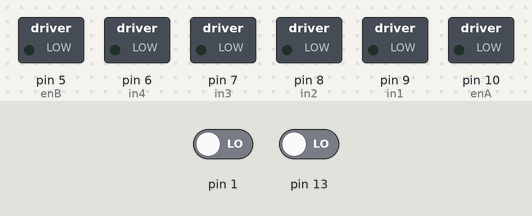
Simulated run of this sketch. Board: Arduino Uno, built with avr-gcc and run on an emulated ATmega328P. On the bench: switched loads named in the sketch (green lamp = pin HIGH). The inputs (shaded band) are chosen by the test bench; at power-on: pin 1 LOW, pin 13 LOW.

Above: at 1.2 s.
1.3 s: pin 1 driven HIGH
At 2.0 s:
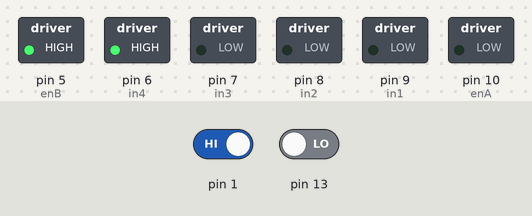
4.3 s: pin 13 driven HIGH
At 5.1 s:
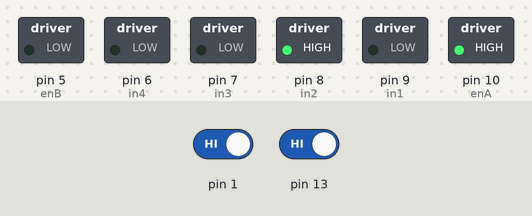
7.3 s: pin 13 driven LOW
At 9.6 s:
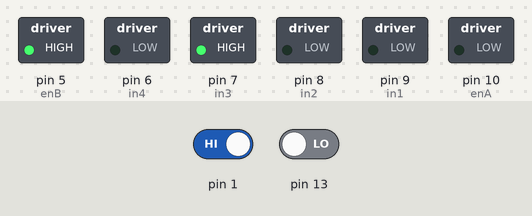
10.3 s: pin 1 driven LOW
At 11.2 s:
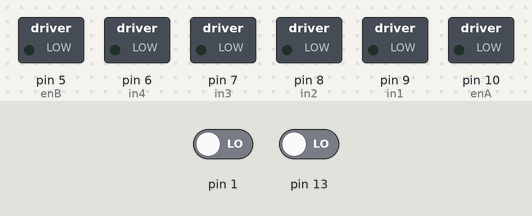
Timing chart, 0 to 12.8 s (numbered marks = the images above; inputs shaded):
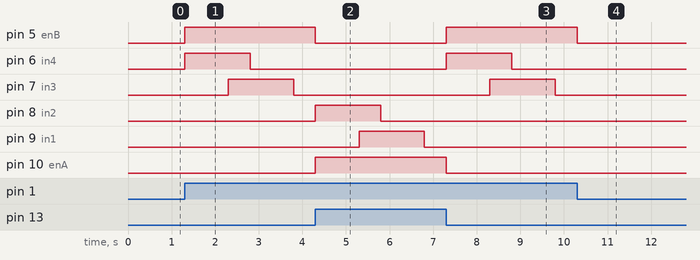

Measured:
- after the input at 1.3 s, pin 5 (enB): LOW → HIGH at once; pin 6 (in4): LOW → HIGH at once, → LOW 1.5 s later; pin 7 (in3): LOW → HIGH after 1.0 s, → LOW 1.5 s later
- after the input at 4.3 s, pin 5 (enB): HIGH → LOW at once; pin 6 (in4): stays LOW (without the input it goes to HIGH after 0.00 s); pin 7 (in3): stays LOW (without the input it goes to HIGH after 1.0 s); pin 8 (in2): LOW → HIGH at once, → LOW 1.5 s later; pin 9 (in1): LOW → HIGH after 1.0 s, → LOW 1.5 s later
- after the input at 7.3 s, pin 5 (enB): LOW → HIGH at once; pin 6 (in4): LOW → HIGH at once, → LOW 1.5 s later; pin 7 (in3): LOW → HIGH after 1.0 s, → LOW 1.5 s later; pin 8 (in2): stays LOW (without the input it goes to HIGH after 0.00 s); pin 9 (in1): stays LOW (without the input it goes to HIGH after 1.0 s)
- after the input at 10.3 s, pin 5 (enB): HIGH → LOW at once; pin 6 (in4): stays LOW (without the input it goes to HIGH after 0.00 s); pin 7 (in3): stays LOW (without the input it goes to HIGH after 1.0 s)

The sketch:

sketch_jun15a.ino
```cpp
//the connection of L298N motor driver in the pins of arduino board
int enA = 10;
int enB = 5;
int in1 = 9;
int in2 = 8;
int in3 = 7;
int in4 = 6;

void setup() {
//configure the pins as output
pinMode (enA, OUTPUT);
pinMode (enB, OUTPUT);
pinMode (in1, OUTPUT);
pinMode (in2, OUTPUT);
pinMode (in3, OUTPUT);
pinMode (in4, OUTPUT);
}

void loop() {
//the buttons are connected in pins 13 and 1 in the arduino board, they read the digital values of these pins
int but1= digitalRead (13);
int but2= digitalRead (1);

if (but1 == HIGH){ //if the button 1 is pressed
//the pins will be enabled in case of "HIGH" and disabled in case of "LOW"
digitalWrite (enA, HIGH);
digitalWrite (in1, LOW);
digitalWrite (in2, HIGH);
delay(1000);
digitalWrite (in1, HIGH);
digitalWrite (in2, HIGH);
delay(500);
digitalWrite (in1, HIGH);
digitalWrite (in2, LOW);
delay(1000);
digitalWrite (in1, LOW);
digitalWrite (in2, LOW);
delay(500);
digitalWrite (enA, LOW);
}

else if (but2 == HIGH){ //if the button 2 is pressed
digitalWrite (enB, HIGH);
digitalWrite (in3, LOW);
digitalWrite (in4, HIGH);
delay(1000);
digitalWrite (in3, HIGH);
digitalWrite (in4, HIGH);
delay(500);
digitalWrite (in3, HIGH);
digitalWrite (in4, LOW);
delay(1000);
digitalWrite (in3, LOW);
digitalWrite (in4, LOW);
delay(500);
digitalWrite (enB, LOW);
}
}
```
